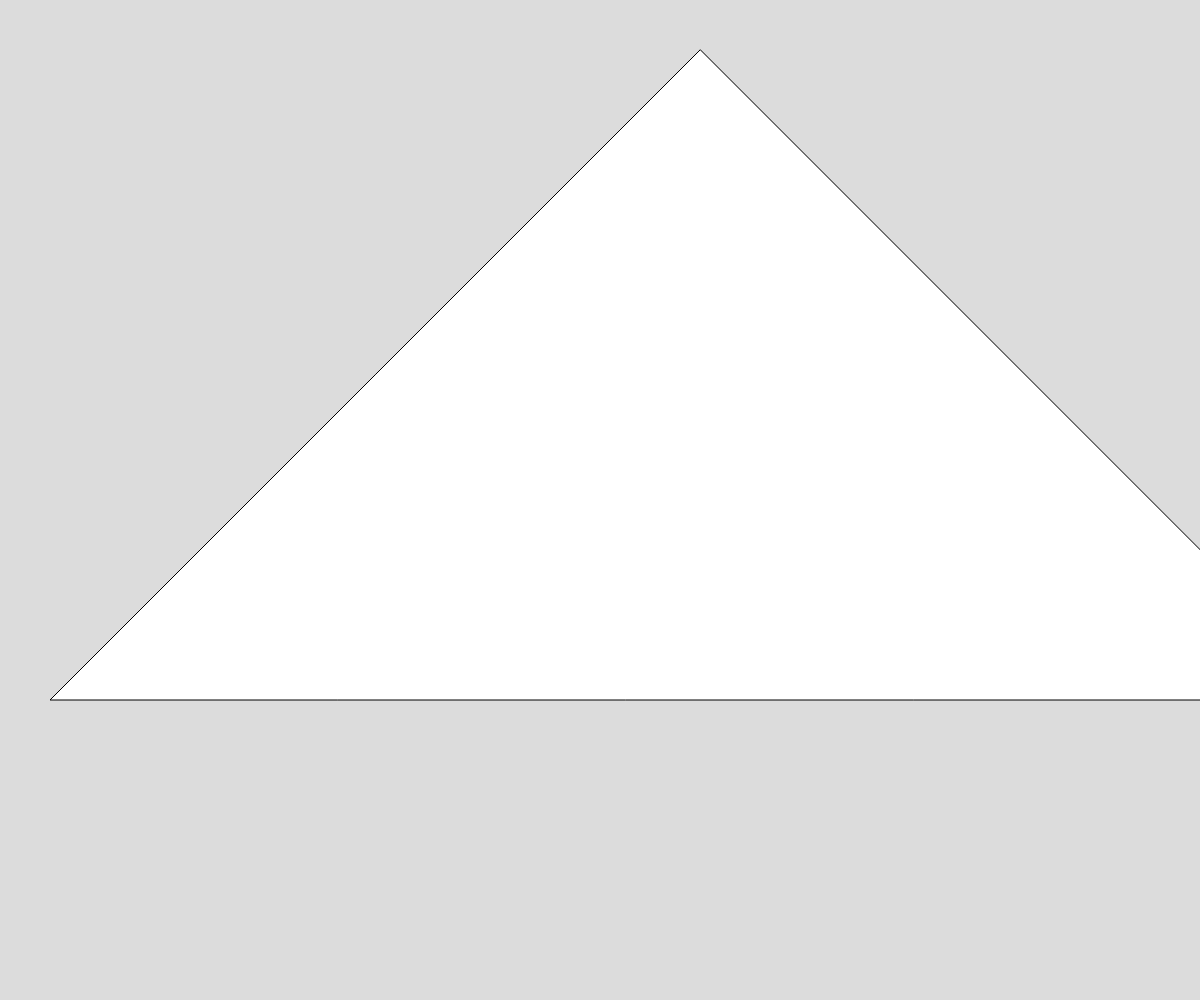
Frame 1 (no input)
Frame 60 (no input): identical to frame 1, image omitted
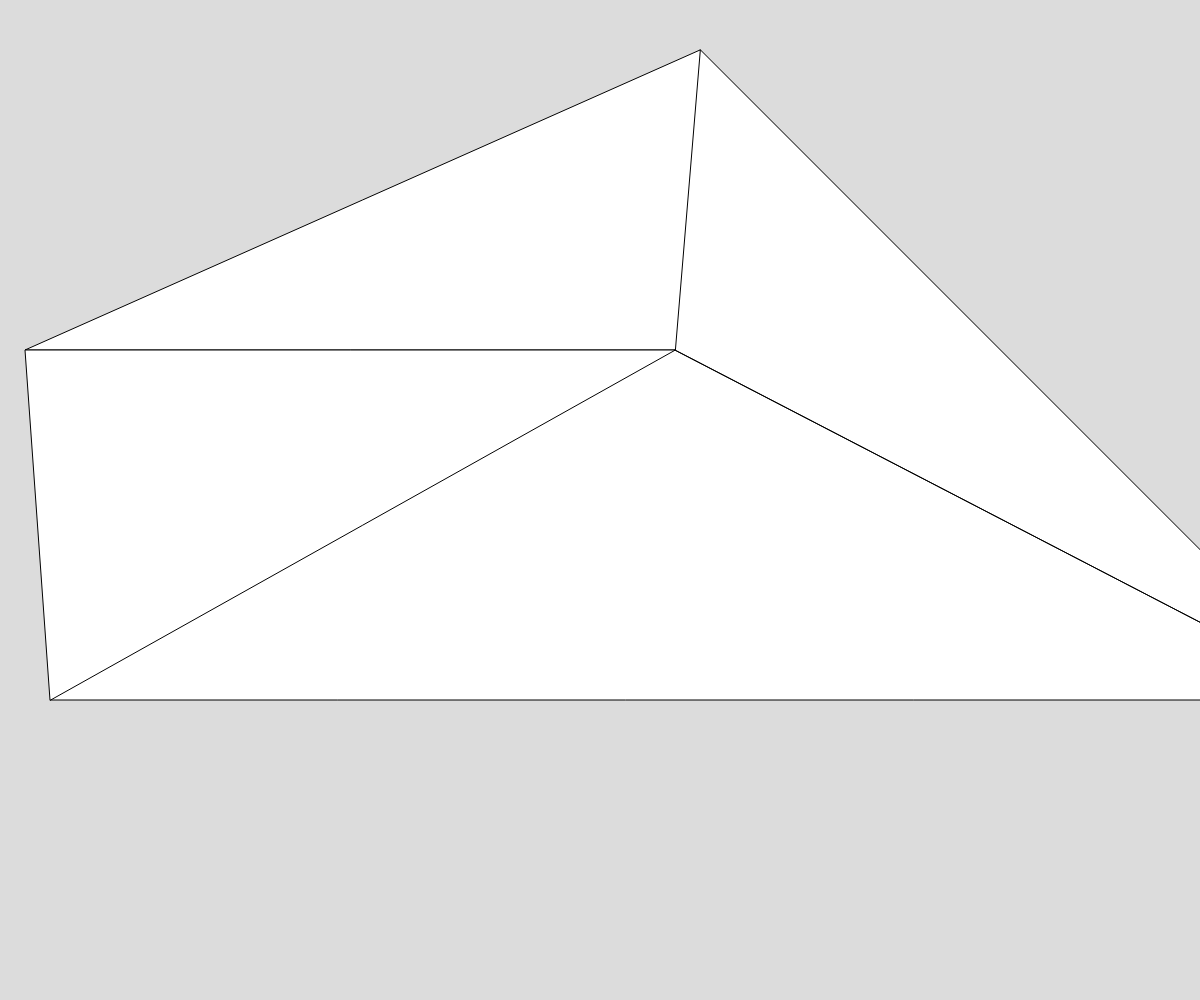
Frame 120 (the mouse pressed at the canvas centre since frame 60)

The p5.js sketch that drew these frames (run headless with seeded random() and noise() and a simulated clock; from frame 60 on, the mouse is pressed at the canvas centre):

// p5.js sketch
// ── sketch.js
// Sierpinksi Triangle
// Recursion demo

let initialTriangle = [
  {x: 700, y: 50},
  {x: 50, y: 700},
  {x: 1350, y: 700}
];
let theDepth = 0;

function setup() {
  createCanvas(windowWidth, windowHeight);
}

function draw() {
  background(220);
  sierpinksi(initialTriangle, theDepth);
}

function mousePressed() {
  if (theDepth < 7) {
    theDepth++;
  }
}

function sierpinksi(points, depth) {
  triangle(points[0].x, points[0].y,
           points[1].x, points[1].y,
           points[2].x, points[2].y
  );

  //escape clause
  if (depth > 0) {
    //draw the upper triangle
    sierpinksi([points[0], midPoint(points[0], points[1]), midPoint(points[0], points[2])], depth - 1);

    //draw the left triangle
    sierpinksi([points[1], midPoint(points[0], points[1]), midPoint(points[1], points[2])], depth - 1);

    //draw the right triangle
    sierpinksi([points[2], midPoint(points[0], points[2]), midPoint(points[1], points[2])], depth - 1);
  }
}

function midPoint(point1, point2) {
  let midX = (point1.x, point2.x)/2;
  let midY = (point1.y, point2.y)/2;
  return {x: midX, y: midY};
}
